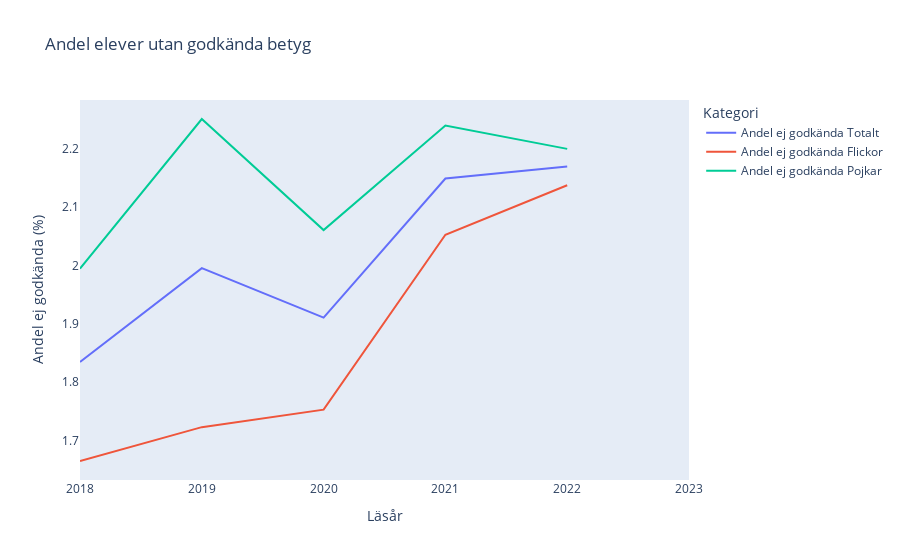

The notebook cell this image was saved under:
### Markdown cell above
a) Rita ett linjediagram för andel elever som saknar godkänt betyg i ett eller fler ämnen för läsår 18-23. Ta med totalt,
flickor och pojkar i samma graf.

### Code cell
import plotly.express as px

# Läs in din data
df = pd.read_excel("../data/betyg_o_prov_riksnivå.xlsx", skiprows=9)

# Uppdatera kolumnnamnen
df.columns = [
    "Läsår", 
    "Totalt antal elever", 
    "Flickor", 
    "Pojkar", 
    "Totalt antal elever med slutbetyg", 
    "Flickor med slutbetyg", 
    "Pojkar med slutbetyg", 
    "Totalt antal elever med godkända slutbetyg", 
    "Flickor med godkända slutbetyg", 
    "Pojkar med godkända slutbetyg"
]
# Filtrera bort rader som inte matchar det förväntade läsårsformatet som t.ex. 2019/20
df = df[df['Läsår'].str.contains('^\d{4}/\d{2}$', na=False)]

# Extraherar startåret och lägger till 1 för att få slutåret
df['Läsår'] = df['Läsår'].str.slice(0, 4).astype(int)


# Beräkna andelen elever utan godkända betyg
df["Andel ej godkända Totalt"] = (1 - df["Totalt antal elever med godkända slutbetyg"] / df["Totalt antal elever"]) * 100
df["Andel ej godkända Flickor"] = (1 - df["Flickor med godkända slutbetyg"] / df["Flickor"]) * 100
df["Andel ej godkända Pojkar"] = (1 - df["Pojkar med godkända slutbetyg"] / df["Pojkar"]) * 100

# Skapar linjediagrammet
fig = px.line(df, x="Läsår", y=["Andel ej godkända Totalt", "Andel ej godkända Flickor", "Andel ej godkända Pojkar"],
              labels={"value": "Andel ej godkända (%)", "variable": "Kategori"},
              title="Andel elever utan godkända betyg")

# Tar bort onödigt mellanrum mellan heltalsåren och utökar x-axelns intervall
fig.update_xaxes(dtick=1,range=[2018,2023])
fig.update_xaxes(showgrid=False)
fig.update_yaxes(showgrid=False)
fig.write_html("Labb2_visualiseringar/upg1_a.html")
fig.show()

### Figure 1 — Plotly figure (JSON) as saved in the notebook; plotly's stock layout.template omitted (floating-point values rounded to 4 significant figures)
{"data": [{"hovertemplate": "Kategori=Andel ej godkända Totalt<br>Läsår=%{x}<br>Andel ej godkända (%)=%{y}<extra></extra>", "legendgroup": "Andel ej godkända Totalt", "line": {"color": "#636efa", "dash": "solid"}, "marker": {"symbol": "circle"}, "mode": "lines", "name": "Andel ej godkända Totalt", "orientation": "h", "showlegend": true, "type": "scatter", "x": [2018, 2019, 2020, 2021, 2022], "xaxis": "x", "y": [1.834, 1.995, 1.91, 2.149, 2.169], "yaxis": "y"}, {"hovertemplate": "Kategori=Andel ej godkända Flickor<br>Läsår=%{x}<br>Andel ej godkända (%)=%{y}<extra></extra>", "legendgroup": "Andel ej godkända Flickor", "line": {"color": "#EF553B", "dash": "solid"}, "marker": {"symbol": "circle"}, "mode": "lines", "name": "Andel ej godkända Flickor", "orientation": "h", "showlegend": true, "type": "scatter", "x": [2018, 2019, 2020, 2021, 2022], "xaxis": "x", "y": [1.665, 1.723, 1.753, 2.053, 2.137], "yaxis": "y"}, {"hovertemplate": "Kategori=Andel ej godkända Pojkar<br>Läsår=%{x}<br>Andel ej godkända (%)=%{y}<extra></extra>", "legendgroup": "Andel ej godkända Pojkar", "line": {"color": "#00cc96", "dash": "solid"}, "marker": {"symbol": "circle"}, "mode": "lines", "name": "Andel ej godkända Pojkar", "orientation": "h", "showlegend": true, "type": "scatter", "x": [2018, 2019, 2020, 2021, 2022], "xaxis": "x", "y": [1.994, 2.251, 2.061, 2.24, 2.2], "yaxis": "y"}], "layout": {"legend": {"title": {"text": "Kategori"}, "tracegroupgap": 0}, "title": {"text": "Andel elever utan godkända betyg"}, "xaxis": {"anchor": "y", "domain": [0, 1], "dtick": 1, "range": [2018, 2023], "showgrid": false, "title": {"text": "Läsår"}}, "yaxis": {"anchor": "x", "domain": [0, 1], "showgrid": false, "title": {"text": "Andel ej godkända (%)"}}}}
